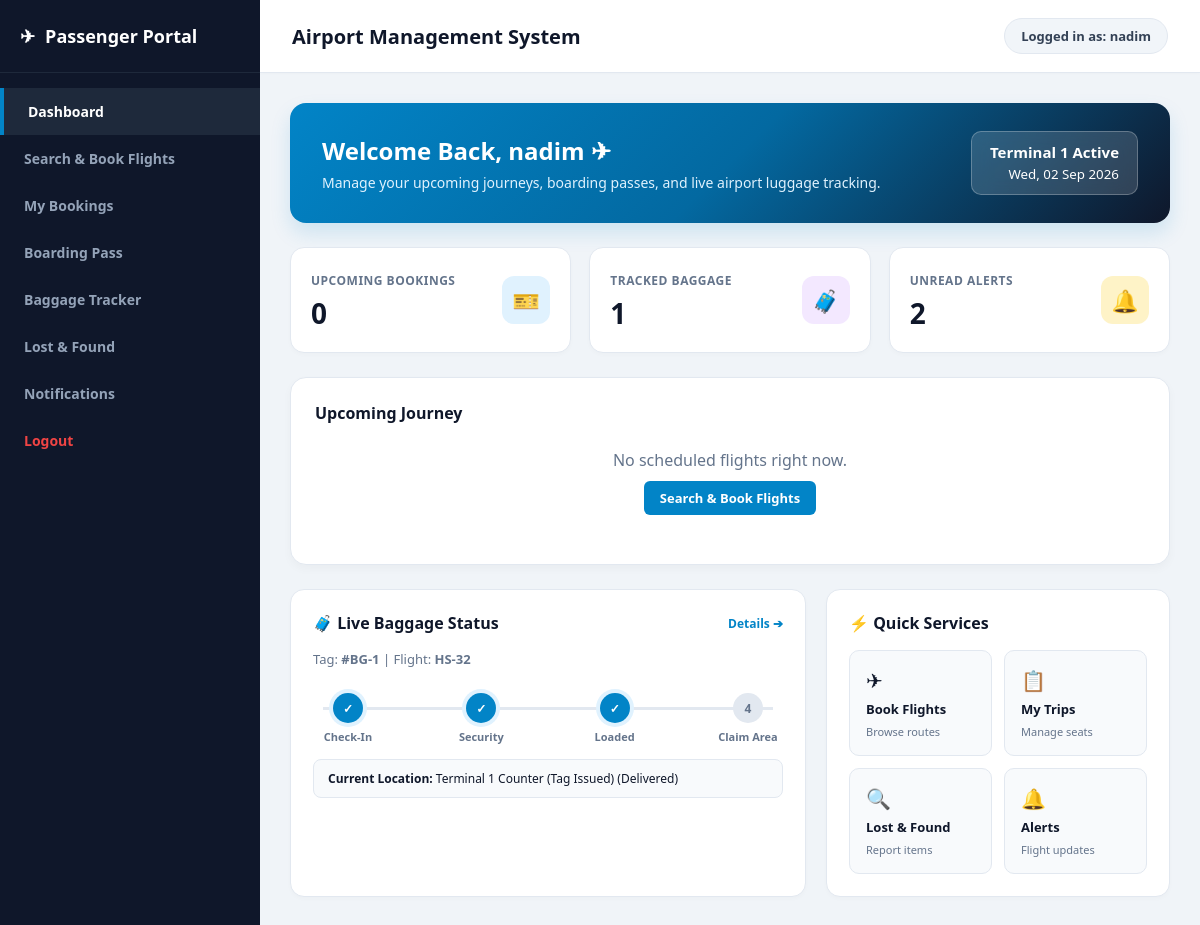
The app's page /passenger/dashboard.php (signed in) with its own data.
### tables this page shows
CREATE TABLE `baggage` (
  `id` int(11) NOT NULL,
  `user_id` int(11) NOT NULL,
  `booking_id` int(11) NOT NULL,
  `baggage_status` varchar(50) DEFAULT 'Checked In',
  `location` varchar(100) DEFAULT NULL,
  `updated_at` timestamp NOT NULL DEFAULT current_timestamp()
);

CREATE TABLE `flights` (
  `id` int(11) NOT NULL,
  `flight_number` varchar(50) NOT NULL,
  `airplane_id` int(11) NOT NULL,
  `departure` varchar(100) NOT NULL,
  `destination` varchar(100) NOT NULL,
  `departure_time` datetime NOT NULL,
  `arrival_time` datetime NOT NULL,
  `status` varchar(50) DEFAULT 'Scheduled',
  `created_at` timestamp NOT NULL DEFAULT current_timestamp()
);

### passenger/dashboard.php (the view, shortened to what this page needs)
<?php
require_once '../config/database.php';
include 'header.php';
$user_id = (int)$_SESSION['user_id'];
$b_cnt_res = $conn->query("SELECT COUNT(*) AS total
                           FROM bookings b
                           JOIN flights f ON b.flight_id = f.id
                           WHERE b.user_id = $user_id
                             AND f.departure_time > NOW()");
$b_cnt = ($b_cnt_res) ? ($b_cnt_res->fetch_assoc()['total'] ?? 0) : 0;
$bg_cnt = $conn->query("SELECT COUNT(*) AS total FROM baggage WHERE user_id = $user_id")->fetch_assoc()['total'] ?? 0;
$notif_cnt = $conn->query("SELECT COUNT(*) AS total FROM notifications WHERE user_id = $user_id AND status = 'Unread'")->fetch_assoc()['total'] ?? 0;
$next_flight_query = "SELECT b.id AS booking_id, b.seat_number, f.flight_number, f.departure, f.destination, f.departure_time, f.arrival_time, f.status
                      FROM bookings b
                      JOIN flights f ON b.flight_id = f.id
                      WHERE b.user_id = $user_id AND f.departure_time > NOW()
                      ORDER BY f.departure_time ASC LIMIT 1";
$next_flight_res = $conn->query($next_flight_query);
$next_flight = ($next_flight_res && $next_flight_res->num_rows > 0) ? $next_flight_res->fetch_assoc() : null;
$baggage_query = "SELECT bg.*, f.flight_number
                  FROM baggage bg
                  JOIN bookings b ON bg.booking_id = b.id
                  JOIN flights f ON b.flight_id = f.id
                  WHERE bg.user_id = $user_id
                  ORDER BY bg.id DESC LIMIT 1";
$baggage_res = $conn->query($baggage_query);
$latest_baggage = ($baggage_res && $baggage_res->num_rows > 0) ? $baggage_res->fetch_assoc() : null;
?>
<div class="dash-hero">
    <div>
        <h1>Welcome Back, <?php echo htmlspecialchars($_SESSION['user_name'] ?? 'Passenger'); ?> ✈</h1>
        <p>Manage your upcoming journeys, boarding passes, and live airport luggage tracking.</p>
    </div>
    <div class="hero-badge">
        <strong style="font-size: 15px; display: block;">Terminal 1 Active</strong>
        <small><?php echo date('D, d M Y'); ?></small>
    </div>
</div>
<div class="stats-container">
    <div class="prem-stat-card">
        <div class="stat-info">
            <span>UPCOMING BOOKINGS</span>
            <h3><?php echo $b_cnt; ?></h3>
        </div>
        <div class="stat-icon icon-blue">🎫</div>
    </div>
    <div class="prem-stat-card">
        <div class="stat-info">
            <span>TRACKED BAGGAGE</span>
            <h3><?php echo $bg_cnt; ?></h3>
        </div>
        <div class="stat-icon icon-purple">🧳</div>
    </div>
    <div class="prem-stat-card">
        <div class="stat-info">
            <span>UNREAD ALERTS</span>
            <h3><?php echo $notif_cnt; ?></h3>
        </div>
        <div class="stat-icon icon-amber">🔔</div>
    </div>
</div>
<div class="flight-highlight-card">
    <div style="display: flex; justify-content: space-between; align-items: center;">
        <h3 style="font-size: 16px; color: #0f172a; font-weight: 700;">Upcoming Journey</h3>
    </div>
    <?php if ($next_flight): ?>
        <div class="route-visual">
            <div class="code-box">
                <h2><?php echo htmlspecialchars($next_flight['departure']); ?></h2>
                <small>Origin Airport</small>
            </div>
            <div style="text-align: center;">
                <div style="font-size: 13px; font-weight: 700; color: #0284c7;"><?php echo htmlspecialchars($next_flight['flight_number']); ?></div>
                <div style="font-size: 18px; color: #94a3b8; margin: 4px 0;">✈ ➔ ➔ ➔</div>
                <small style="color: #64748b; font-size: 11px;">Seat: <strong><?php echo htmlspecialchars($next_flight['seat_number']); ?></strong></small>
            </div>
            <div class="code-box" style="text-align: right;">
                <h2><?php echo htmlspecialchars($next_flight['destination']); ?></h2>
                <small>Destination</small>
            </div>
        </div>
        <div style="display: flex; justify-content: space-between; align-items: center; border-top: 1px solid #f1f5f9; padding-top: 12px;">
            <small style="color: #64748b;">Departure Time: <strong><?php echo htmlspecialchars($next_flight['departure_time']); ?></strong></small>
            <a href="boarding_pass.php?booking_id=<?php echo $next_flight['booking_id']; ?>" class="btn">View Boarding Pass</a>
        </div>
    <?php else: ?>
        <div style="text-align: center; padding: 25px 0; color: #64748b;">
            <p>No scheduled flights right now.</p>
            <a href="search_flights.php" class="btn" style="margin-top: 10px;">Search & Book Flights</a>
        </div>
    <?php endif; ?>
</div>
<div class="dashboard-grid">
    <div class="panel-card">
        <div class="panel-title">
            <span>🧳 Live Baggage Status</span>
            <a href="baggage.php" style="font-size: 12px; color: #0284c7; text-decoration: none; font-weight: 600;">Details ➔</a>
        </div>
        <?php if ($latest_baggage): ?>
            <p style="font-size: 13px; color: #64748b;">Tag: <strong>#BG-<?php echo $latest_baggage['id']; ?></strong> | Flight: <strong><?php echo htmlspecialchars($latest_baggage['flight_number']); ?></strong></p>
            <div class="track-step-bar">
                <div class="step-item active">
                    <div class="step-circle">✓</div>
                    <div class="step-label">Check-In</div>
                </div>
                <div class="step-item active">
                    <div class="step-circle">✓</div>
                    <div class="step-label">Security</div>
                </div>
                <div class="step-item active">
                    <div class="step-circle">✓</div>
                    <div class="step-label">Loaded</div>
                </div>
                <div class="step-item">
                    <div class="step-circle">4</div>
                    <div class="step-label">Claim Area</div>
                </div>
            </div>
            <div style="background: #f8fafc; padding: 10px 14px; border-radius: 8px; font-size: 12px; border: 1px solid #e2e8f0; margin-top: 12px;">
                <strong>Current Location:</strong> <?php echo htmlspecialchars($latest_baggage['location']); ?> (<?php echo htmlspecialchars($latest_baggage['baggage_status']); ?>)
            </div>
        <?php else: ?>
            <p style="font-size: 13px; color: #64748b; padding: 15px 0;">No active baggage checked-in.</p>
        <?php endif; ?>
    </div>
    <div class="panel-card">
        <div class="panel-title">
            <span>⚡ Quick Services</span>
        </div>
        <div class="actions-grid">
            <a href="search_flights.php" class="action-tile">
                <span class="icon">✈</span>
                <strong>Book Flights</strong>
                <small>Browse routes</small>
            </a>
            <a href="my_bookings.php" class="action-tile">
                <span class="icon">📋</span>
                <strong>My Trips</strong>
                <small>Manage seats</small>
            </a>
            <a href="lost_found.php" class="action-tile">
                <span class="icon">🔍</span>
                <strong>Lost & Found</strong>
                <small>Report items</small>
            </a>
            <a href="notifications.php" class="action-tile">
                <span class="icon">🔔</span>
                <strong>Alerts</strong>
                <small>Flight updates</small>
            </a>
        </div>
    </div>
</div>
<?php include 'footer.php'; ?>

### passenger/header.php (style rules this page uses)
* { box-sizing: border-box; margin: 0; padding: 0; font-family: 'Segoe UI', Tahoma, Geneva, Verdana, sans-serif; }
body { display: flex; background: #f0f4f8; min-height: 100vh; color: #0f172a; }
.btn { background: #0284c7; color: #ffffff; padding: 8px 16px; border-radius: 6px; text-decoration: none; font-weight: 600; font-size: 13px; border: none; cursor: pointer; display: inline-block; transition: 0.2s; }

### passenger/dashboard.php (style rules this page uses)
.dash-hero { background: linear-gradient(135deg, #0284c7 0%, #0369a1 50%, #0f172a 100%); border-radius: 16px; padding: 28px 32px; color: #ffffff; margin-bottom: 24px; box-shadow: 0 10px 20px rgba(2, 132, 199, 0.15); display: flex; justify-content: space-between; align-items: center; }
.dash-hero h1 { font-size: 24px; font-weight: 800; margin-bottom: 6px; }
.dash-hero p { color: #e0f2fe; font-size: 14px; }
.hero-badge { background: rgba(255, 255, 255, 0.15); backdrop-filter: blur(10px); border: 1px solid rgba(255, 255, 255, 0.25); padding: 10px 18px; border-radius: 10px; text-align: right; }
.stats-container { display: grid; grid-template-columns: repeat(auto-fit, minmax(220px, 1fr)); gap: 18px; margin-bottom: 24px; }
.prem-stat-card { background: #ffffff; border: 1px solid #e2e8f0; border-radius: 14px; padding: 20px; display: flex; align-items: center; justify-content: space-between; box-shadow: 0 2px 4px rgba(0,0,0,0.02); transition: transform 0.2s, box-shadow 0.2s; }
.stat-info span { font-size: 12px; font-weight: 700; color: #64748b; letter-spacing: 0.5px; }
.stat-info h3 { font-size: 28px; font-weight: 800; color: #0f172a; margin-top: 4px; }
.stat-icon { width: 48px; height: 48px; border-radius: 12px; display: flex; align-items: center; justify-content: center; font-size: 22px; }
.icon-blue { background: #e0f2fe; color: #0284c7; }
.icon-purple { background: #f3e8ff; color: #9333ea; }
.icon-amber { background: #fef3c7; color: #d97706; }
.flight-highlight-card { background: #ffffff; border: 1px solid #e2e8f0; border-radius: 16px; padding: 24px; margin-bottom: 24px; box-shadow: 0 4px 10px rgba(0,0,0,0.03); }
.dashboard-grid { display: grid; grid-template-columns: 1.2fr 0.8fr; gap: 20px; }
.panel-card { background: #ffffff; border: 1px solid #e2e8f0; border-radius: 14px; padding: 22px; box-shadow: 0 2px 4px rgba(0,0,0,0.02); }
.panel-title { font-size: 16px; font-weight: 700; color: #0f172a; margin-bottom: 16px; display: flex; justify-content: space-between; align-items: center; }
.track-step-bar { display: flex; justify-content: space-between; position: relative; margin: 25px 0 15px 0; }
.track-step-bar::before { content: ''; position: absolute; top: 14px; left: 10px; right: 10px; height: 3px; background: #e2e8f0; z-index: 1; }
.step-item { position: relative; z-index: 2; text-align: center; width: 70px; }
.step-circle { width: 30px; height: 30px; background: #e2e8f0; color: #64748b; border-radius: 50%; margin: 0 auto 6px auto; display: flex; align-items: center; justify-content: center; font-weight: bold; font-size: 12px; }
.step-item.active .step-circle { background: #0284c7; color: #ffffff; box-shadow: 0 0 0 4px #e0f2fe; }
.step-label { font-size: 11px; font-weight: 600; color: #64748b; }
.actions-grid { display: grid; grid-template-columns: repeat(2, 1fr); gap: 12px; }
.action-tile { background: #f8fafc; border: 1px solid #e2e8f0; border-radius: 10px; padding: 16px; text-decoration: none; color: #0f172a; display: flex; flex-direction: column; gap: 6px; transition: 0.2s; }
.action-tile span.icon { font-size: 20px; }
.action-tile strong { font-size: 13px; }
.action-tile small { color: #64748b; font-size: 11px; }

### records on screen
baggage: id "1", flights.flight_number "HS-32", location "Terminal 1 Counter (Tag Issued)", baggage_status "Delivered"

### other values on screen
$logged_user_name "nadim"
$_SESSION['user_name'] "nadim"
$b_cnt "0"
$bg_cnt "1"
$notif_cnt "2"
